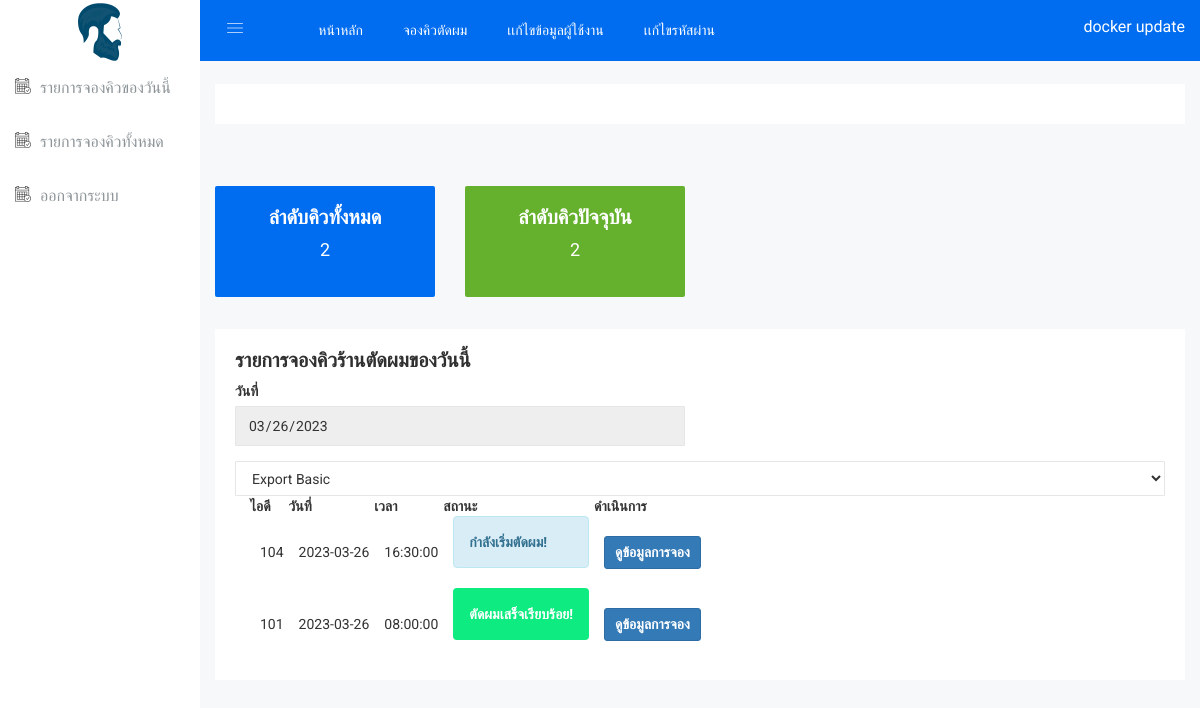
Page /jongq_list_user_toDay.php (signed in) on the earlier database version.
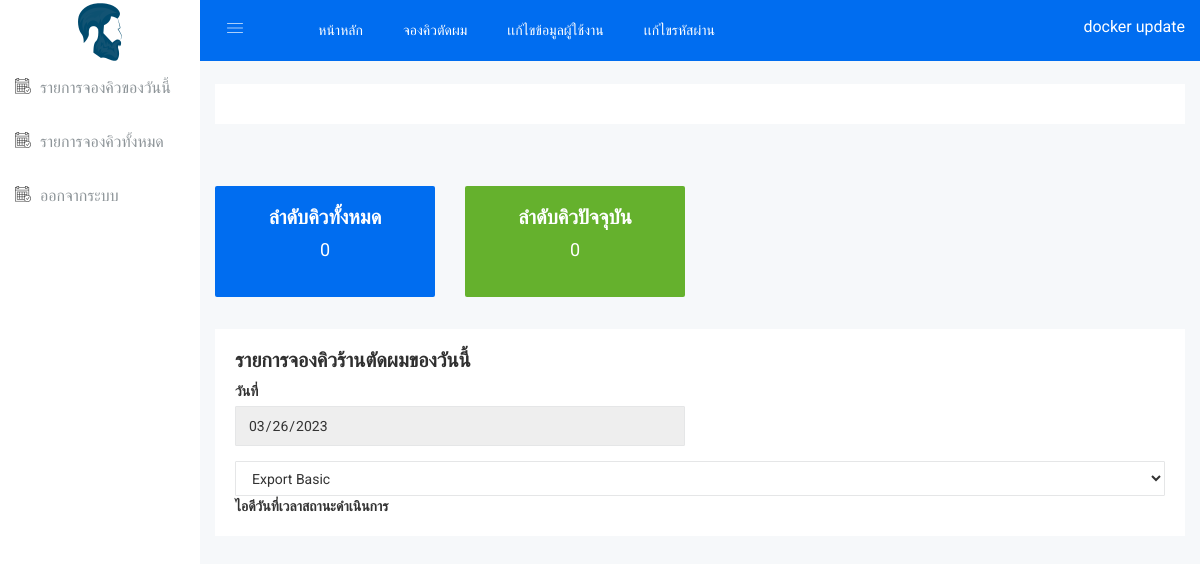
Same page on the later database version.
### tables this page shows
CREATE TABLE `tb_jongs` (
  `id` int NOT NULL,
  `jong_date` date NOT NULL,
  `jong_time` time NOT NULL,
  `jong_status` varchar(50) NOT NULL,
  `jong_slip` text NOT NULL,
  `time_slot_id` int NOT NULL,
  `user_id` int NOT NULL,
  `jong_date_time` time NOT NULL,
  `jong_date_time_confirm` datetime DEFAULT NULL,
  `num` int NOT NULL DEFAULT '0'
);

### www/jongq_list_user_toDay.php (the view, shortened to what the changed rows need)
<?php
$user_id = $_SESSION["user_id"];
$dateNoww= date("Y-m-d");
$is_date_now=false;
include_once("./configs/connect_db.php");
$sqlJongQLists = "SELECT ts.time_slot_description,jn.id,jn.jong_date,jn.jong_time,jn.jong_status,jn.time_slot_id,jn.jong_slip,jn.user_id,u.full_name,u.username
                  FROM tb_jongs jn INNER JOIN tb_users u ON jn.user_id = u.id  INNER JOIN tb_time_slots ts ON jn.time_slot_id = ts.id
                 WHERE jn.jong_date='$dateNoww' AND jn.user_id='$user_id'
                  ORDER BY jn.jong_date_time DESC;";
if(isset($_GET["findDate"])){
$dd=$_GET["findDate"];
$isDateNow=false;
if($dd == $dateNoww){
$is_date_now=true;
}
$sqlJongQLists = "SELECT ts.time_slot_description,jn.id,jn.jong_date,jn.jong_time,jn.jong_status,jn.time_slot_id,jn.jong_slip,jn.user_id,u.full_name,u.username
                  FROM tb_jongs jn INNER JOIN tb_users u ON jn.user_id = u.id INNER JOIN tb_time_slots ts ON jn.time_slot_id = ts.id
                  WHERE jn.jong_date='$dd' AND jn.user_id='$user_id'
                  ORDER BY jn.jong_date_time DESC;";
}else{
    $is_date_now=true;
}
$sql="SELECT `id`, `jong_date`, `jong_time`, `jong_status`, `jong_slip`, `time_slot_id`, `user_id`, `jong_date_time`, `jong_date_time_confirm` FROM `tb_jongs`
      WHERE jong_status !='CANCEL' AND jong_status !='PENDING' AND jong_status !='TIME_OUT' AND jong_date='$dateNoww' ;";
$result =mysqli_query($conn, $sql);
$result_num =mysqli_num_rows( $result);
$resultJongQLists = mysqli_query($conn, $sqlJongQLists);
  $sql_current="SELECT id,jong_status,num,jong_date,jong_date_time_confirm FROM `tb_jongs` WHERE jong_status='PROCEED';";
  $res_current = mysqli_query($conn, $sql_current);
  $data_current=mysqli_fetch_assoc($res_current);
    function getQ($conn){
        $sql="SELECT * FROM `tb_jongs` WHERE jong_status='CONFIRM' ;";
        $result=mysqli_query($conn,$sql);
        if(mysqli_num_rows($result)>0){
            return 1;
        }
        else{
            return 0;
        }
    }
?>
<!doctype html>
<html class="no-js" lang="en">
<head>
    <link rel="stylesheet" href="css/bootstrap.min.css">
    <link rel="stylesheet" href="css/font-awesome.min.css">
    <link rel="stylesheet" href="css/owl.carousel.css">
    <link rel="stylesheet" href="css/owl.theme.css">
    <link rel="stylesheet" href="css/owl.transitions.css">
    <link rel="stylesheet" href="css/animate.css">
    <link rel="stylesheet" href="css/normalize.css">
    <link rel="stylesheet" href="css/meanmenu.min.css">
    <link rel="stylesheet" href="css/main.css">
    <link rel="stylesheet" href="css/educate-custon-icon.css">
    <link rel="stylesheet" href="css/morrisjs/morris.css">
    <link rel="stylesheet" href="css/scrollbar/jquery.mCustomScrollbar.min.css">
    <link rel="stylesheet" href="css/metisMenu/metisMenu.min.css">
    <link rel="stylesheet" href="css/metisMenu/metisMenu-vertical.css">
    <link rel="stylesheet" href="css/calendar/fullcalendar.min.css">
    <link rel="stylesheet" href="css/calendar/fullcalendar.print.min.css">
    <link rel="stylesheet" href="css/editor/select2.css">
    <link rel="stylesheet" href="css/editor/datetimepicker.css">
    <link rel="stylesheet" href="css/editor/bootstrap-editable.css">
    <link rel="stylesheet" href="css/editor/x-editor-style.css">
    <link rel="stylesheet" href="css/data-table/bootstrap-table.css">
    <link rel="stylesheet" href="css/data-table/bootstrap-editable.css">
    <link rel="stylesheet" href="style.css">
    <link rel="stylesheet" href="css/responsive.css">
    <link rel="stylesheet" href="css/modals.css">
</head>
<body>
    <div class="all-content-wrapper">
        <div class="data-table-area mg-b-15">
            <div class="container-fluid">
                <?php
                 if($is_date_now == true){
                    ?>
                <div class="row" style="margin-top:2rem;margin-bottom:2rem;">
                    <div class="col-lg-3 col-md-6 col-sm-6 col-xs-12">
                        <div class="hpanel shadow-inner hbggreen bg-1 responsive-mg-b-30">
                            <div class="panel-body">
                                <div class="text-center content-bg-pro">
                                    <h3>ลำดับคิวทั้งหมด</h3>
                                    <p class="text-big font-light">
                                        <?=$result_num?>
                                    </p>
                                </div>
                            </div>
                        </div>
                    </div>
                    <div class="col-lg-3 col-md-6 col-sm-6 col-xs-12">
                        <div
                            class="hpanel shadow-inner hbgyellow bg-3 responsive-mg-b-30 res-tablet-mg-t-30 dk-res-t-pro-30">
                            <div class="panel-body">
                                <div class="text-center content-bg-pro">
                                    <h3>ลำดับคิวปัจจุบัน</h3>
                                    <p class="text-big font-light">
                                        <?php
                                        if($data_current["num"] != '' || $data_current["num"] != NULL){
                                         echo   $data_current["num"];
                                        }else{
                                             if(getQ($conn) != '' || getQ($conn) != NULL){
                                                 echo   getQ($conn);
                                              }
                                        }
                                        ?>
                                    </p>
                                </div>
                            </div>
                        </div>
                    </div>
                </div>
                <?php }
        ?>
                <div class="row">
                    <div class="col-lg-12 col-md-12 col-sm-12 col-xs-12">
                        <div class="sparkline13-list">
                            <div class="sparkline13-hd">
                                <div class="main-sparkline13-hd">
                                    <h1>รายการจองคิวร้านตัดผมของวันนี้</h1>
                                </div>
                            </div>
                            <div class="sparkline13-graph">
                                <div class="datatable-dashv1-list custom-datatable-overright">
                                    <table id="table" data-toggle="table" data-pagination="true" data-search="true"
                                        data-show-columns="true" data-show-pagination-switch="true"
                                        data-show-refresh="true" data-key-events="true" data-show-toggle="true"
                                        data-resizable="true" data-cookie="true" data-cookie-id-table="saveId"
                                        data-show-export="true" data-click-to-select="true" data-toolbar="#toolbar">
                                        <thead>
                                            <tr>
                                                <th data-field="state" data-checkbox="true"></th>
                                                <th data-field="id">ไอดี</th>
                                                <th data-field="name">วันที่</th>
                                                <th data-field="email">เวลา</th>
                                                <th data-field="phone">สถานะ</th>
                                                <th data-field="action">ดำเนินการ</th>
                                            </tr>
                                        </thead>
                                        <tbody>
                                            <?php
                                        if(mysqli_num_rows($resultJongQLists)>0){
                                            while($rowJongQ=mysqli_fetch_assoc($resultJongQLists)){
                                                ?>
                                            <tr>
                                                <td></td>
                                                <td><?=$rowJongQ["id"]?></td>
                                                <td><?=$rowJongQ["jong_date"]?></td>
                                                <td><?=$rowJongQ["jong_time"]?></td>
                                                <td>
                                                    <?php
                                                if($rowJongQ["jong_status"]=="PENDING"){?>
                                                    <div class="alert alert-warning" role="alert">
                                                        <strong>รอการยืนยัน!</strong>
                                                    </div>
                                                    <?PHP
                                                   }elseif($rowJongQ["jong_status"]=="CONFIRM"){?>
                                                    <div class="alert alert-success" role="alert">
                                                        <strong>ยืนยันการจองเรียบร้อย!</strong>
                                                    </div>
                                                    <?php
                                                    } elseif($rowJongQ["jong_status"]=="PROCEED"){?>
                                                    <div class="alert alert-info" role="alert">
                                                        <strong>กำลังเริ่มตัดผม!</strong>
                                                    </div>
                                                    <?php
                                                    }  elseif($rowJongQ["jong_status"]=="CANCEL"){?>
                                                    <div class="alert alert-danger" role="alert">
                                                        <strong>ไม่รับการจอง!</strong>
                                                    </div>
                                                    <?php
                                                    }
                                                    elseif($rowJongQ["jong_status"]=="SUCCESS"){?>
                                                    <div class="alert"
                                                        style="color:white;background-color:#0EEB80;border-color: ##0BEA7E;"
                                                        role="alert">
                                                        <strong>ตัดผมเสร็จเรียบร้อย!</strong>
                                                    </div>
                                                    <?php
                                                    }else{?>
                                                    <div class="alert alert-danger" role="alert">
                                                        <strong>ยกเลิกการจอง!</strong>
                                                    </div>
                                                    <?php  }
                                                   ?>
                                                </td>
                                                <td>
                                                    <?php
                                                if($rowJongQ["jong_status"]=="PENDING"){?>
                                                    <a type="button"
                                                        href="./jongq_list_user_toDay.php?deleteR=req&jong_id=<?php echo $rowJongQ["id"]; ?>&time_slot_id=<?php echo $rowJongQ["time_slot_id"]; ?>&jong_slip=<?php echo $rowJongQ["jong_slip"]; ?>"
                                                        class="btn btn-sm btn-warning text-white">
                                                        ยกเลิก
                                                    </a>
                                                    <?php
                                                  } elseif($rowJongQ["jong_status"]=="PROCEED"){?>
                                                    <a type="button" href="#" data-toggle="modal"
                                                        data-target="#PrimaryModalftblack_<?=$rowJongQ["id"]?>"
                                                        style="color:white"
                                                        class="btn btn-sm btn-primary"><strong>ดูข้อมูลการจอง
                                                        </strong>
                                                    </a>
                                                    <?php
                                                  }
                                                  elseif($rowJongQ["jong_status"]=="SUCCESS"){?>
                                                    <a type="button" href="#" data-toggle="modal"
                                                        data-target="#PrimaryModalftblack_<?=$rowJongQ["id"]?>"
                                                        style="color:white"
                                                        class="btn btn-sm btn-primary"><strong>ดูข้อมูลการจอง
                                                        </strong>
                                                    </a>
                                                    <?php  }
                                                   ?>
                                                </td>
                                            </tr>
                                            <?php
                                            }
                                        }
                                        ?>
                                        </tbody>
                                    </table>
                                </div>
                            </div>
                        </div>
                    </div>
                </div>
            </div>
        </div>
    </div>
</body>
</html>

Differences in the rows shown:
removed tb_jongs: num "2", id "104", jong_date "2023-03-26", jong_time "16:30:00", jong_status "กำลังเริ่มตัดผม!"
removed tb_jongs: id "101", jong_date "2023-03-26", jong_time "08:00:00", jong_status "ตัดผมเสร็จเรียบร้อย!"
Other differences:
$result_num: "2" → "0"
getQ($conn): (not shown) → "0"
